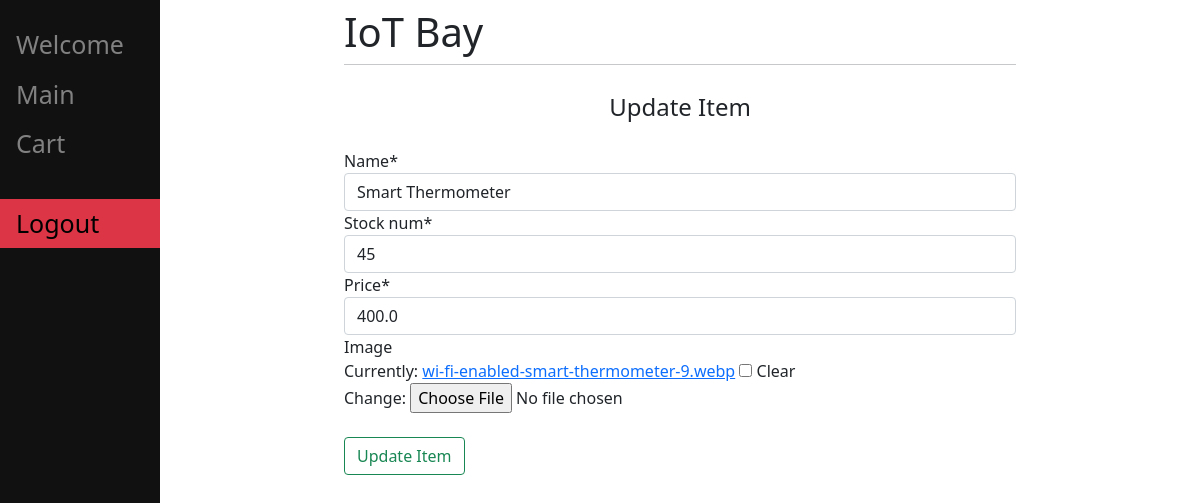
Screenshot of /update_item/3 (signed in) with the database file from the repository.
### main/models.py (models this page shows, shortened)
class Item(models.Model):
    name = models.CharField(max_length=100)
    stock_num = models.IntegerField()
    price = models.FloatField(null=True)
    image = models.ImageField(null=True, blank=True)

### main/views.py (the view)
# urls.py: path('update_item/<int:pk>', v.update_item, name="update_item"),
def update_item(request, pk):
    if not request.user.is_authenticated:
        return redirect("/home")
    if request.user.is_staff or request.user.is_superuser:
        item = get_object_or_404(Item, pk=pk)
        if request.method == "POST":
            updateForm = UpdateItemForm(request.POST, request.FILES)
            if updateForm.is_valid():
                item.name = updateForm.data["name"]
                item.stock_num = updateForm.data["stock_num"]
                item.price = updateForm.data["price"]
                item.save()
                return redirect(f"/view_item/{pk}")
        else:
            updateForm = UpdateItemForm(instance=item)
        return render(
            request, "Product_Management/update_item.html", {"form": updateForm}
        )

### main/forms.py
class UpdateItemForm(ModelForm):
    class Meta:
        model = Item
        fields = ['name', 'stock_num', 'price', 'image']

### main/templates/Product_Management/update_item.html (shortened to what this page needs)
{% extends "main/base.html" %}
{% load crispy_forms_tags %}
{% block content %}
<div class="content-section">
    <form method = "POST" enctype="multipart/form-data">
        <fieldset>
            <legend class="border.bottom pd-2 mb-4 text-center">Update Item</legend>
            <div class="form-group">
                {{form|crispy}}
            </div>
            <div class="form-group pt-4">
                <button class="btn btn-outline-success" type="submit">Update Item</button>
            </div>
        </fieldset>
</div>
{%endblock%}

### rows the page displays
Item: name "Smart Thermometer", stock_num "45", price "400.0"
